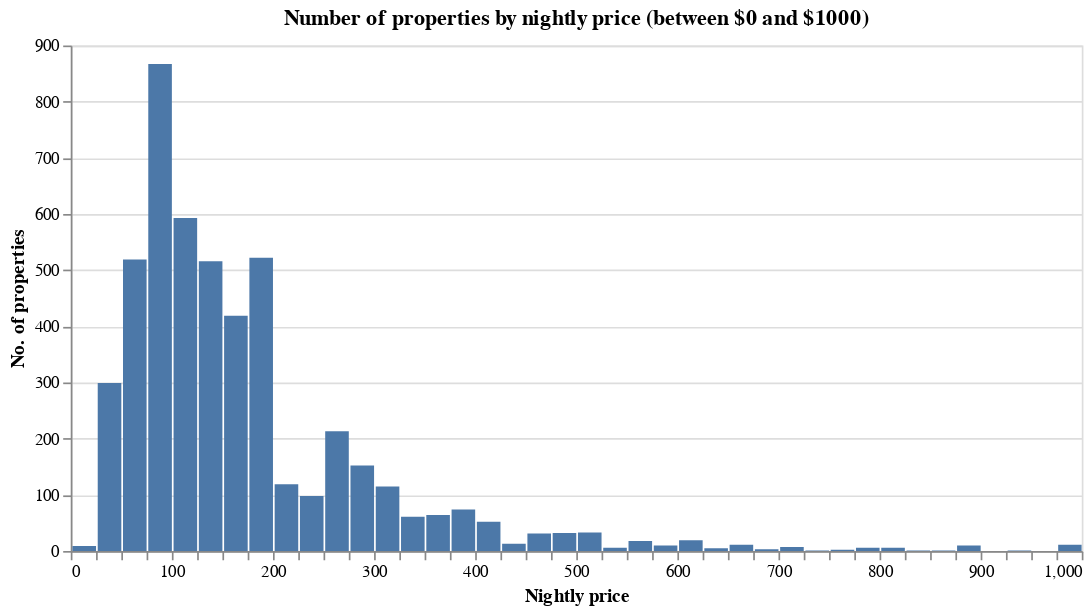

Notebook code for this chart:
### Markdown cell above
We also want to understand the distribution of prices (our target variable) in our training set. We plot a histogram below.

### Code cell
alt.Chart(X_train).mark_bar(clip = True).encode(
    alt.X('price:Q',
         scale=alt.Scale(domain=(0, 1000)),
         bin=alt.Bin(extent=[0, 1000], step=25),
         title='Nightly price'),
    alt.Y('count()', title='No. of properties')
).properties(width=600, height = 300, title = 'Number of properties by nightly price (between $0 and $1000)')

### Figure 1 — Vega-Lite specification as saved in the notebook (floating-point values rounded to 4 significant figures; data arrays with more than 128 entries replaced by an {"elided": "..."} marker saying what was removed)
{"config": {"view": {"continuousWidth": 400, "continuousHeight": 300}}, "data": {"name": "data-7adb6320d318516e38a63a1dcb43105a"}, "mark": {"type": "bar", "clip": true}, "encoding": {"x": {"type": "quantitative", "bin": {"extent": [0, 1000], "step": 25}, "field": "price", "scale": {"domain": [0, 1000]}, "title": "Nightly price"}, "y": {"type": "quantitative", "aggregate": "count", "title": "No. of properties"}}, "height": 300, "title": "Number of properties by nightly price (between $0 and $1000)", "width": 600, "$schema": "https://vega.github.io/schema/vega-lite/v4.0.2.json", "datasets": {"data-7adb6320d318516e38a63a1dcb43105a": {"elided": "4944 records"}}}
